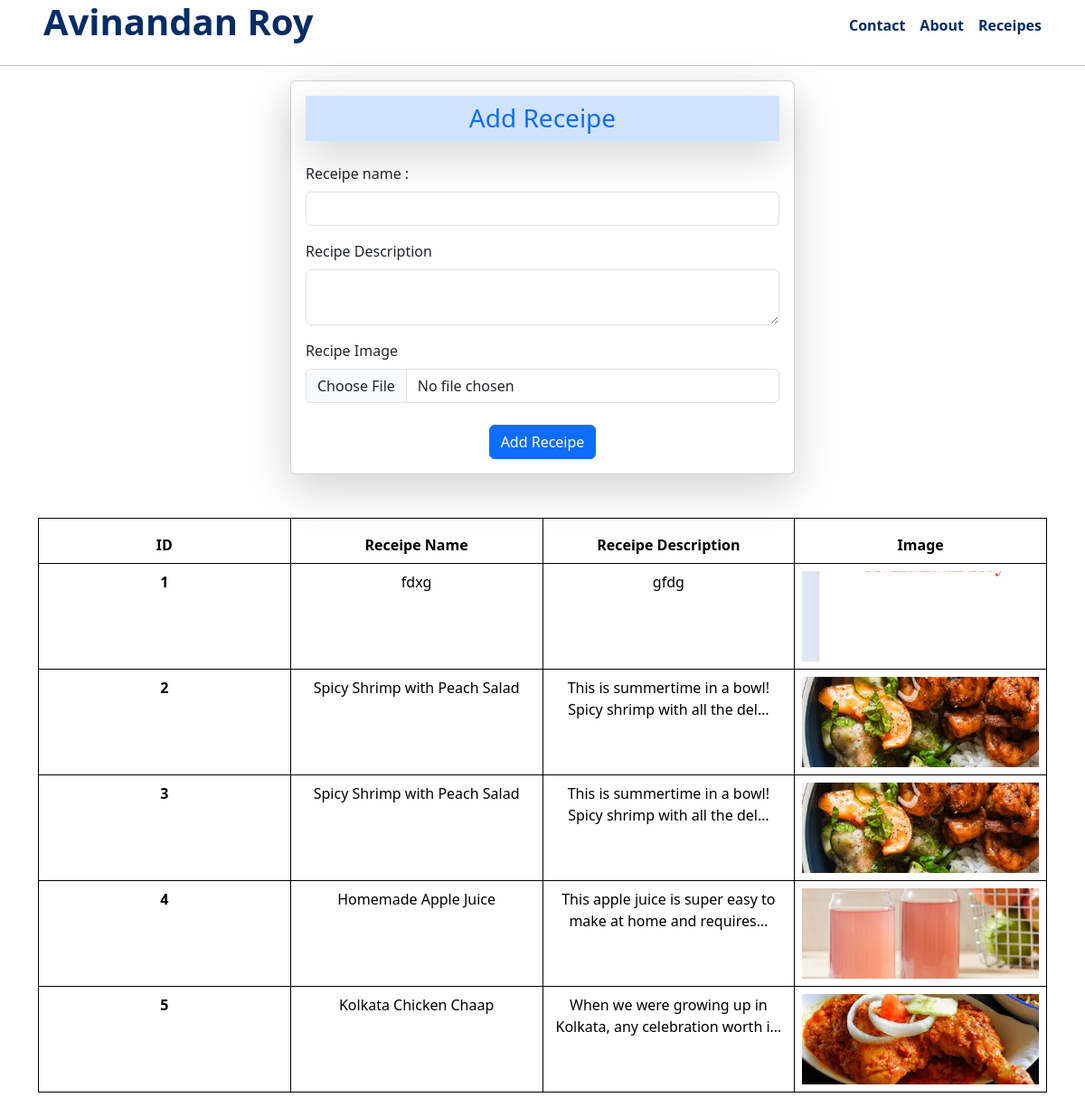
Screenshot of /receipes/ with the database file from the repository.
### vegetable/models.py (models this page shows)
class Recipe(models.Model):
    recipe_name = models.CharField( max_length= 50 )
    recipe_des = models.TextField()
    recipe_img = models.ImageField( upload_to= 'recip' )

### vegetable/views.py (the view, shortened to what this page needs)
# urls.py: path('receipes/', receipes , name ='receipes'),
def receipes(request):
    queryset = Recipe.objects.all()
    context = {'receipes' : queryset}
    return render(request ,'receipes.html', context)

### vegetable/templates/receipes.html (shortened to what this page needs)
{% extends "base.html" %}
{% block start%}
<div class= 'container'>
    <form class= 'col-6 mx-auto card p-3 shadow-lg' method = 'post' enctype="multipart/form-data">
        <h3 class='shadow-lg bg-primary-subtle p-2 text-center mb-4 text-primary'>Add Receipe</h3>
        <div class="mb-3">
          <label class="form-label" >Receipe name : </label>
          <input type="text" class="form-control required" name='recipe_name'>
        </div>
        <div class="mb-3">
          <label class="form-label">Recipe Description</label>
          <textarea class="form-control" name ='recipe_des' required ></textarea>
        </div>
        <div class="mb-3">
          <label class="form-label">Recipe Image</label>
          <input type="file" class="form-control" name='recipe_img' required>
        </div>
        <div class= 'd-flex justify-content-center pt-2'>
            <button type="submit" class="btn btn-primary">Add Receipe</button>
        </div>
      </form>
</div>
<div class= 'mt-5'>
  {% include "oneReceipes.html" %}
</div>
{% endblock %}

### home/templates/base.html (shortened to what this page needs)
<!DOCTYPE html>
<html lang="en">
  <head>
    <link
      href="https://cdn.jsdelivr.net/npm/bootstrap@5.3.3/dist/css/bootstrap.min.css"
      rel="stylesheet"
    />
  </head>
  <body>
    <nav class='d-flex justify-content-between text-center align-items-center px-5'>
        <h1>
          <a href="/" class='text-decoration-none color-black text-primary-emphasis fw-semibold'>
          </a>
        </h1>
        <div class='d-flex gap-3'>
          <a href="/contact/" class='text-decoration-none color-black text-primary-emphasis fw-semibold'>Contact</a>
          <a href="/about/" class='text-decoration-none text-primary-emphasis fw-semibold'>About</a>
          <a href="/receipes/" class='text-decoration-none text-primary-emphasis fw-semibold'>Receipes</a>
        </div>
      </nav>
      <hr />
    {% block start %}
    {% endblock %}
  </body>
</html>

### vegetable/templates/oneReceipes.html
{% block start %}
<div class='container'>
  <table class="table">
    <thead>
      <tr>
        <th scope="col">ID</th>
        <th scope="col">Receipe Name </th>
        <th scope="col">Receipe Description</th>
        <th scope="col">Image</th>
      </tr>
    </thead>
    <tbody>
        {% for receipe in receipes  %}
            <tr>
                <th> {{ receipe.id }} </th>
                <td>{{ receipe.recipe_name  }}</td>
                <td>{{ receipe.recipe_des | truncatechars_html:60}}</td>
                <td class= ''>
                  <img src="/media/{{receipe.recipe_img}}" alt="Receipe-image" style=" height: 100px; object-fit: cover;" class='w-100'>
                </td>
            </tr>
        {% endfor %}
    </tbody>
  </table>
</div>
{% endblock %}

### home/templates/base.html (style rules this page uses)
table { width: 500px; height: 300px; table-layout: fixed; }
td, th { width: 100px; height: 50px; overflow: hidden; text-align: center; border: 1px solid black; }

### rows the page displays
Recipe: id "1", recipe_name "fdxg", recipe_des "gfdg", recipe_img (picture)
Recipe: id "2", recipe_name "Spicy Shrimp with Peach Salad", recipe_des "This is summertime in a bowl! Spicy shrimp with all the del…", recipe_img (picture)
Recipe: id "3", recipe_name "Spicy Shrimp with Peach Salad", recipe_des "This is summertime in a bowl! Spicy shrimp with all the del…", recipe_img (picture)
Recipe: id "4", recipe_name "Homemade Apple Juice", recipe_des "This apple juice is super easy to make at home and requires…", recipe_img (picture)
Recipe: id "5", recipe_name "Kolkata Chicken Chaap", recipe_des "When we were growing up in Kolkata, any celebration worth i…", recipe_img (picture)
